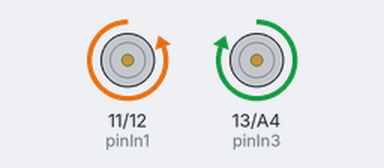
The sketch below on a simulated Arduino Uno, built with avr-gcc and run on an emulated ATmega328P. On the bench: motor-driver pin pairs drawn as motors (green arrow = first pin HIGH = forward, orange = second pin HIGH = backward, longer = more drive, scaled by the enable pin).

Above: at 0.5 s.
At 2.5 s:
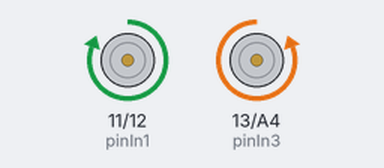
At 3.5 s:
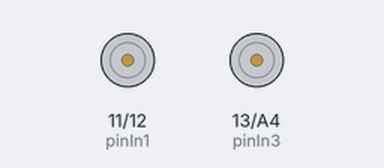
Timing chart, 0 to 5.2 s (numbered marks = the images above):
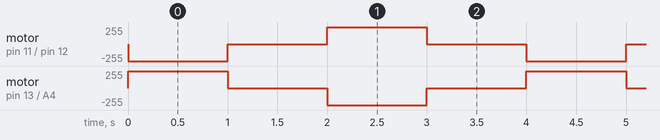

The sketch:

base_DC_motor_test.ino
```cpp
//Setup Motor A (front and rear) pins
int enableA = A2;
int pinIn1 = 11;
int pinIn2 = 12;

//Setup Motor B (front and rear) pins
int enableB = A3;
int pinIn3 = 13;
int pinIn4 = A4;

void setup() {
  // put your setup code here, to run once:
  pinMode(enableA, OUTPUT);
  pinMode(pinIn1, OUTPUT);
  pinMode(pinIn2, OUTPUT);
  pinMode(enableB, OUTPUT);
  pinMode(pinIn3, OUTPUT);
  pinMode(pinIn4, OUTPUT);
}

void loop() {
  // put your main code here, to run repeatedly:
  //Turn on motorA and motorB
  analogWrite(enableA, 200);
  analogWrite(enableB, 200);
  digitalWrite(pinIn1, LOW);
  digitalWrite(pinIn2, HIGH);
  digitalWrite(pinIn3, HIGH);
  digitalWrite(pinIn4, LOW);
  delay(1000);
  digitalWrite(pinIn1, LOW);
  digitalWrite(pinIn2, LOW);
  digitalWrite(pinIn3, LOW);
  digitalWrite(pinIn4, LOW);
  delay(1000);
  digitalWrite(pinIn1, HIGH);
  digitalWrite(pinIn2, LOW);
  digitalWrite(pinIn3, LOW);
  digitalWrite(pinIn4, HIGH);
  delay(1000);
  digitalWrite(pinIn1, LOW);
  digitalWrite(pinIn2, LOW);
  digitalWrite(pinIn3, LOW);
  digitalWrite(pinIn4, LOW);
  delay(1000);
}
```

Measured:
- by itself, motor on pin 13 (pinIn3) / A4 (pinIn4): repeats every 4.0 s: stopped 1.0 s, backward 255/255 1.0 s, stopped 1.0 s, forward 255/255 1.0 s
- by itself, motor on pin 11 (pinIn1) / pin 12 (pinIn2): repeats every 4.0 s: stopped 1.0 s, forward 255/255 1.0 s, stopped 1.0 s, backward 255/255 1.0 s
